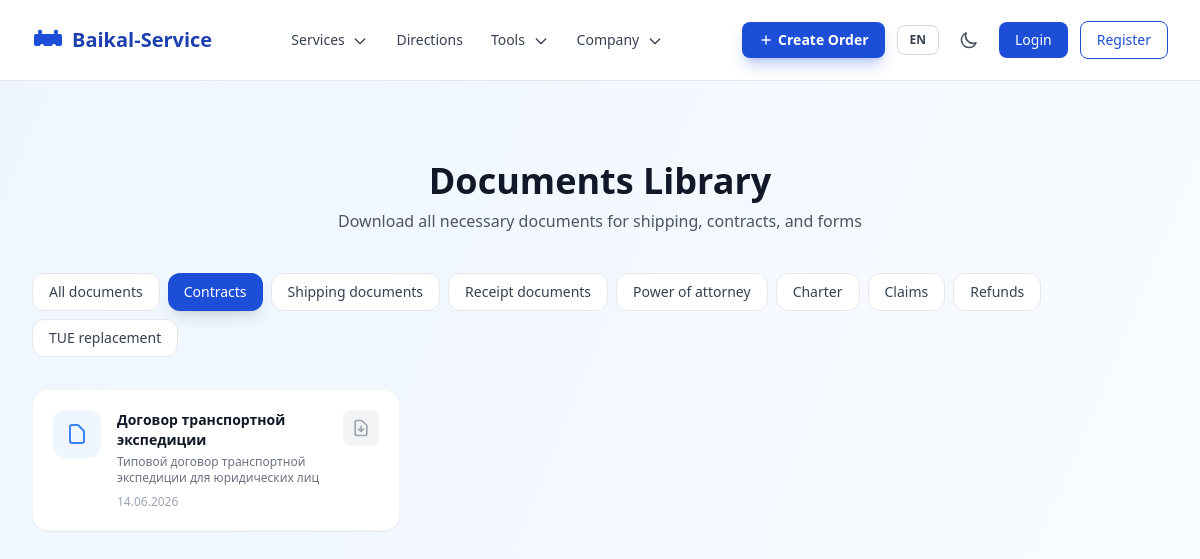
The app's page /ru/documents/ with its own data.
### apps/documents/models.py (models this page shows, shortened)
class Document(models.Model):
    class Category(models.TextChoices):
        CONTRACTS = 'contracts', _('Contracts')
        SHIPPING_DOCS = 'shipping_docs', _('Shipping documents')
        RECEIPT_DOCS = 'receipt_docs', _('Receipt documents')
        POWER_OF_ATTORNEY = 'power_of_attorney', _('Power of attorney')
        CHARTER = 'charter', _('Charter')
        CLAIMS = 'claims', _('Claims')
        REFUNDS = 'refunds', _('Refunds')
        TUE_REPLACEMENT = 'tue_replacement', _('TUE replacement')
    title = models.CharField(max_length=255, verbose_name=_('Title'))
    title_en = models.CharField(max_length=255, blank=True, verbose_name=_('Title (EN)'))
    category = models.CharField(max_length=30, choices=Category.choices, verbose_name=_('Category'))
    file = models.FileField(upload_to='documents/', verbose_name=_('File'))
    description = models.TextField(blank=True, verbose_name=_('Description'))
    uploaded_at = models.DateTimeField(auto_now_add=True, verbose_name=_('Uploaded at'))
    is_active = models.BooleanField(default=True, verbose_name=_('Active'))
    services = models.ManyToManyField(
        'services.Service', blank=True, related_name='documents',
        verbose_name=_('Services'),
    )
    additional_services = models.ManyToManyField(
        'services.AdditionalService', blank=True, related_name='documents',
        verbose_name=_('Additional services'),
    )
    class Meta:
        verbose_name = _('Document')
        verbose_name_plural = _('Documents')
        ordering = ['category', 'title']

### apps/documents/views.py (the view)
# urls.py: path('', views.DocumentListView.as_view(), name='list'),
class DocumentListView(ListView):
    model = Document
    template_name = 'pages/documents/list.html'
    context_object_name = 'documents'
    def get_queryset(self):
        return Document.objects.filter(is_active=True)
    def get_context_data(self, **kwargs):
        context = super().get_context_data(**kwargs)
        context['categories'] = Document.Category.choices
        return context

### apps/core/context_processors.py (called while the page is built)
def site_settings(request):
    return {
        'SITE_NAME': 'Baikal-Service',
        'SITE_DESCRIPTION': 'Logistics and cargo transportation across Russia and CIS',
        'theme': getattr(request, 'theme', 'light'),
        'DEBUG': settings.DEBUG,
    }

### apps/core/templatetags/i18n_extras.py (called while the page is built)
@register.filter
def localized(obj, language=None):
    if language is None:
        language = translation.get_language()
    lang_code = language[:2] if language else 'ru'
    if hasattr(obj, 'get_localized_name'):
        return obj.get_localized_name(lang_code)
    if lang_code == 'en':
        if hasattr(obj, 'name_en') and obj.name_en:
            return obj.name_en
        if hasattr(obj, 'title_en') and obj.title_en:
            return obj.title_en
    if hasattr(obj, 'name'):
        return obj.name
    if hasattr(obj, 'title'):
        return obj.title
    return str(obj)

@register.filter
def localized_field(obj, field_name):
    language = translation.get_language()
    lang_code = language[:2] if language else 'ru'
    if lang_code == 'en':
        en_field = f'{field_name}_en'
        if hasattr(obj, en_field):
            value = getattr(obj, en_field)
            if value:
                return value
    return getattr(obj, field_name, '')

### templates/pages/documents/list.html (shortened to what this page needs)
{% extends 'base.html' %}{% load i18n static i18n_extras %}
{% block content %}
<div class="bg-gradient-to-br from-baikal-50 to-white dark:from-gray-900 dark:to-gray-800 min-h-screen">
  <div class="max-w-7xl mx-auto px-4 sm:px-6 lg:px-8 py-12 lg:py-20">
    <h1 class="text-3xl lg:text-4xl font-bold text-gray-900 dark:text-white text-center mb-2">{% translate 'Documents Library' %}</h1>
    <p class="text-gray-600 dark:text-gray-400 text-center max-w-2xl mx-auto mb-10">{% translate 'Download all necessary documents for shipping, contracts, and forms' %}</p>
    <div x-data="{ activeTab: '{{ categories.0.0|default:'all' }}' }">
      <div class="flex flex-wrap gap-2 mb-8">
        <button @click="activeTab = 'all'" class="px-4 py-2 text-sm font-medium rounded-xl transition-all duration-200" :class="activeTab === 'all' ? 'bg-baikal-600 text-white shadow-lg' : 'bg-white dark:bg-gray-800 text-gray-700 dark:text-gray-300 border border-gray-200 dark:border-gray-700 hover:bg-gray-100 dark:hover:bg-gray-700'">
          {% translate 'All documents' %}
        </button>
        {% for cat_key, cat_name in categories %}
        <button @click="activeTab = '{{ cat_key }}'" class="px-4 py-2 text-sm font-medium rounded-xl transition-all duration-200" :class="activeTab === '{{ cat_key }}' ? 'bg-baikal-600 text-white shadow-lg' : 'bg-white dark:bg-gray-800 text-gray-700 dark:text-gray-300 border border-gray-200 dark:border-gray-700 hover:bg-gray-100 dark:hover:bg-gray-700'">
          {{ cat_name }}
        </button>
        {% endfor %}
      </div>
      <div class="grid grid-cols-1 sm:grid-cols-2 lg:grid-cols-3 gap-4">
        {% for doc in documents %}
        <div x-show="activeTab === 'all' || activeTab === '{{ doc.category }}'" class="bg-white dark:bg-gray-800 rounded-2xl p-5 shadow-sm hover:shadow-xl border border-gray-100 dark:border-gray-700 transition-all duration-300 group" x-transition:enter="transition ease-out duration-300" x-transition:enter-start="opacity-0 scale-95" x-transition:enter-end="opacity-100 scale-100">
          <div class="flex items-start gap-4">
            <div class="w-12 h-12 rounded-xl bg-baikal-50 dark:bg-baikal-900/30 flex items-center justify-center flex-shrink-0 group-hover:scale-110 transition-transform duration-300">
              <svg class="w-6 h-6 text-baikal-500" fill="none" stroke="currentColor" viewBox="0 0 24 24"><path stroke-linecap="round" stroke-linejoin="round" stroke-width="2" d="M7 21h10a2 2 0 002-2V9.414a1 1 0 00-.293-.707l-5.414-5.414A1 1 0 0012.586 3H7a2 2 0 00-2 2v14a2 2 0 002 2z"/></svg>
            </div>
            <div class="min-w-0 flex-1">
              <h3 class="font-semibold text-gray-900 dark:text-white text-sm group-hover:text-baikal-600 dark:group-hover:text-baikal-400 transition-colors">{{ doc|localized }}</h3>
              {% if doc.description %}<p class="text-xs text-gray-500 dark:text-gray-400 mt-1 line-clamp-2">{{ doc|localized_field:'description' }}</p>{% endif %}
              <p class="text-xs text-gray-400 dark:text-gray-500 mt-2">{{ doc.uploaded_at|date:"d.m.Y" }}</p>
            </div>
            {% if doc.file %}
            <a href="{{ doc.file.url }}" target="_blank" class="flex-shrink-0 p-2 rounded-lg bg-baikal-50 dark:bg-baikal-900/30 text-baikal-600 dark:text-baikal-400 hover:bg-baikal-100 dark:hover:bg-baikal-900/50 transition-colors" title="{% translate 'Download' %}">
            {% else %}
            <span class="flex-shrink-0 p-2 rounded-lg bg-gray-100 dark:bg-gray-700 text-gray-400 dark:text-gray-500" title="{% translate 'No file' %}">
            {% endif %}
              <svg class="w-5 h-5" fill="none" stroke="currentColor" viewBox="0 0 24 24"><path stroke-linecap="round" stroke-linejoin="round" stroke-width="2" d="M12 10v6m0 0l-3-3m3 3l3-3m2 8H7a2 2 0 01-2-2V5a2 2 0 012-2h5.586a1 1 0 01.707.293l5.414 5.414a1 1 0 01.293.707V19a2 2 0 01-2 2z"/></svg>
            {% if doc.file %}</a>{% else %}</span>{% endif %}
          </div>
        </div>
        {% endfor %}
      </div>
    </div>
  </div>
</div>
{% endblock %}

### static/css/styles.css (style rules this page uses)
html { line-height: 1.5; -webkit-text-size-adjust: 100%; -moz-tab-size: 4; tab-size: 4; font-family: 'Inter', ui-sans-serif, system-ui, sans-serif; font-feature-settings: normal; font-variation-settings: normal; -webkit-tap-highlight-color: transparent; }
body { margin: 0; line-height: inherit; }

### records on screen
Document: title "Договор транспортной экспедиции", description "Типовой договор транспортной экспедиции для юридических лиц", uploaded_at "14.06.2026"

### other values on screen
{{ cat_name }} "Contracts" "Shipping documents" "Receipt documents" "Power of attorney" "Charter" "Claims" "Refunds" "TUE replacement"
